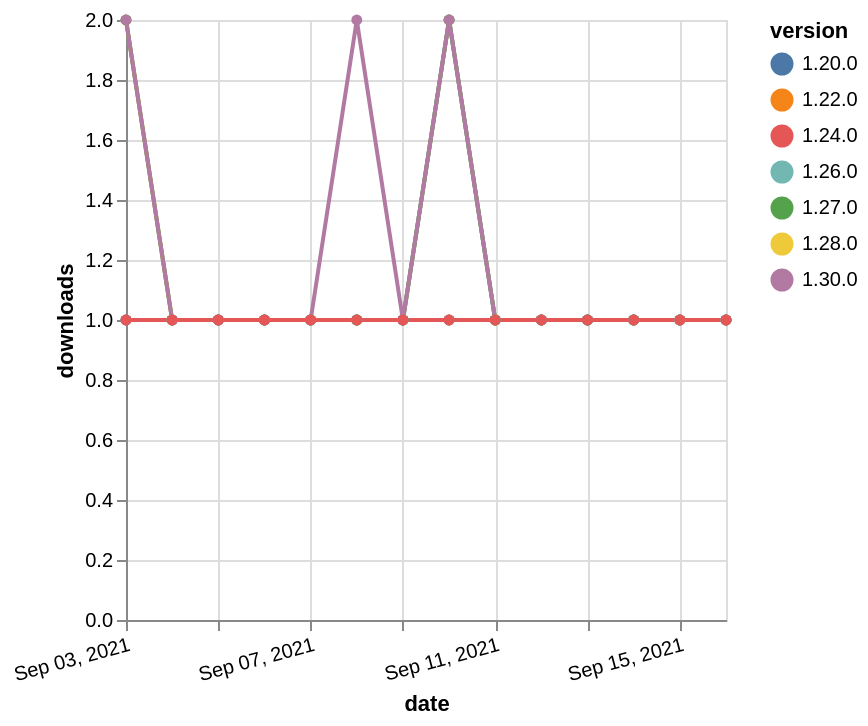

The specification (Vega-Lite) saved for this image:
### Vega-Lite specification from a JSON file in a GitHub repository (floating-point values rounded to 4 significant figures)
{"$schema": "https://vega.github.io/schema/vega-lite/v5.json", "description": "A simple bar chart with embedded data.", "data": {"values": [{"date": "2021-09-03", "total": 294, "delta": 1, "version": "1.22.0"}, {"date": "2021-09-04", "total": 295, "delta": 1, "version": "1.22.0"}, {"date": "2021-09-05", "total": 296, "delta": 1, "version": "1.22.0"}, {"date": "2021-09-06", "total": 297, "delta": 1, "version": "1.22.0"}, {"date": "2021-09-07", "total": 298, "delta": 1, "version": "1.22.0"}, {"date": "2021-09-08", "total": 299, "delta": 1, "version": "1.22.0"}, {"date": "2021-09-09", "total": 300, "delta": 1, "version": "1.22.0"}, {"date": "2021-09-10", "total": 301, "delta": 1, "version": "1.22.0"}, {"date": "2021-09-11", "total": 302, "delta": 1, "version": "1.22.0"}, {"date": "2021-09-12", "total": 303, "delta": 1, "version": "1.22.0"}, {"date": "2021-09-13", "total": 304, "delta": 1, "version": "1.22.0"}, {"date": "2021-09-14", "total": 305, "delta": 1, "version": "1.22.0"}, {"date": "2021-09-15", "total": 306, "delta": 1, "version": "1.22.0"}, {"date": "2021-09-16", "total": 307, "delta": 1, "version": "1.22.0"}, {"date": "2021-09-03", "total": 168, "delta": 2, "version": "1.28.0"}, {"date": "2021-09-04", "total": 169, "delta": 1, "version": "1.28.0"}, {"date": "2021-09-05", "total": 170, "delta": 1, "version": "1.28.0"}, {"date": "2021-09-06", "total": 171, "delta": 1, "version": "1.28.0"}, {"date": "2021-09-07", "total": 172, "delta": 1, "version": "1.28.0"}, {"date": "2021-09-08", "total": 173, "delta": 1, "version": "1.28.0"}, {"date": "2021-09-09", "total": 174, "delta": 1, "version": "1.28.0"}, {"date": "2021-09-10", "total": 176, "delta": 2, "version": "1.28.0"}, {"date": "2021-09-11", "total": 177, "delta": 1, "version": "1.28.0"}, {"date": "2021-09-12", "total": 178, "delta": 1, "version": "1.28.0"}, {"date": "2021-09-13", "total": 179, "delta": 1, "version": "1.28.0"}, {"date": "2021-09-14", "total": 180, "delta": 1, "version": "1.28.0"}, {"date": "2021-09-15", "total": 181, "delta": 1, "version": "1.28.0"}, {"date": "2021-09-16", "total": 182, "delta": 1, "version": "1.28.0"}, {"date": "2021-09-03", "total": 145, "delta": 1, "version": "1.26.0"}, {"date": "2021-09-04", "total": 146, "delta": 1, "version": "1.26.0"}, {"date": "2021-09-05", "total": 147, "delta": 1, "version": "1.26.0"}, {"date": "2021-09-06", "total": 148, "delta": 1, "version": "1.26.0"}, {"date": "2021-09-07", "total": 149, "delta": 1, "version": "1.26.0"}, {"date": "2021-09-08", "total": 150, "delta": 1, "version": "1.26.0"}, {"date": "2021-09-09", "total": 151, "delta": 1, "version": "1.26.0"}, {"date": "2021-09-10", "total": 153, "delta": 2, "version": "1.26.0"}, {"date": "2021-09-11", "total": 154, "delta": 1, "version": "1.26.0"}, {"date": "2021-09-12", "total": 155, "delta": 1, "version": "1.26.0"}, {"date": "2021-09-13", "total": 156, "delta": 1, "version": "1.26.0"}, {"date": "2021-09-14", "total": 157, "delta": 1, "version": "1.26.0"}, {"date": "2021-09-15", "total": 158, "delta": 1, "version": "1.26.0"}, {"date": "2021-09-16", "total": 159, "delta": 1, "version": "1.26.0"}, {"date": "2021-09-03", "total": 210, "delta": 1, "version": "1.20.0"}, {"date": "2021-09-04", "total": 211, "delta": 1, "version": "1.20.0"}, {"date": "2021-09-05", "total": 212, "delta": 1, "version": "1.20.0"}, {"date": "2021-09-06", "total": 213, "delta": 1, "version": "1.20.0"}, {"date": "2021-09-07", "total": 214, "delta": 1, "version": "1.20.0"}, {"date": "2021-09-08", "total": 215, "delta": 1, "version": "1.20.0"}, {"date": "2021-09-09", "total": 216, "delta": 1, "version": "1.20.0"}, {"date": "2021-09-10", "total": 217, "delta": 1, "version": "1.20.0"}, {"date": "2021-09-11", "total": 218, "delta": 1, "version": "1.20.0"}, {"date": "2021-09-12", "total": 219, "delta": 1, "version": "1.20.0"}, {"date": "2021-09-13", "total": 220, "delta": 1, "version": "1.20.0"}, {"date": "2021-09-14", "total": 221, "delta": 1, "version": "1.20.0"}, {"date": "2021-09-15", "total": 222, "delta": 1, "version": "1.20.0"}, {"date": "2021-09-16", "total": 223, "delta": 1, "version": "1.20.0"}, {"date": "2021-09-03", "total": 136, "delta": 2, "version": "1.27.0"}, {"date": "2021-09-04", "total": 137, "delta": 1, "version": "1.27.0"}, {"date": "2021-09-05", "total": 138, "delta": 1, "version": "1.27.0"}, {"date": "2021-09-06", "total": 139, "delta": 1, "version": "1.27.0"}, {"date": "2021-09-07", "total": 140, "delta": 1, "version": "1.27.0"}, {"date": "2021-09-08", "total": 141, "delta": 1, "version": "1.27.0"}, {"date": "2021-09-09", "total": 142, "delta": 1, "version": "1.27.0"}, {"date": "2021-09-10", "total": 144, "delta": 2, "version": "1.27.0"}, {"date": "2021-09-11", "total": 145, "delta": 1, "version": "1.27.0"}, {"date": "2021-09-12", "total": 146, "delta": 1, "version": "1.27.0"}, {"date": "2021-09-13", "total": 147, "delta": 1, "version": "1.27.0"}, {"date": "2021-09-14", "total": 148, "delta": 1, "version": "1.27.0"}, {"date": "2021-09-15", "total": 149, "delta": 1, "version": "1.27.0"}, {"date": "2021-09-16", "total": 150, "delta": 1, "version": "1.27.0"}, {"date": "2021-09-03", "total": 113, "delta": 2, "version": "1.30.0"}, {"date": "2021-09-04", "total": 114, "delta": 1, "version": "1.30.0"}, {"date": "2021-09-05", "total": 115, "delta": 1, "version": "1.30.0"}, {"date": "2021-09-06", "total": 116, "delta": 1, "version": "1.30.0"}, {"date": "2021-09-07", "total": 117, "delta": 1, "version": "1.30.0"}, {"date": "2021-09-08", "total": 119, "delta": 2, "version": "1.30.0"}, {"date": "2021-09-09", "total": 120, "delta": 1, "version": "1.30.0"}, {"date": "2021-09-10", "total": 122, "delta": 2, "version": "1.30.0"}, {"date": "2021-09-11", "total": 123, "delta": 1, "version": "1.30.0"}, {"date": "2021-09-12", "total": 124, "delta": 1, "version": "1.30.0"}, {"date": "2021-09-13", "total": 125, "delta": 1, "version": "1.30.0"}, {"date": "2021-09-14", "total": 126, "delta": 1, "version": "1.30.0"}, {"date": "2021-09-15", "total": 127, "delta": 1, "version": "1.30.0"}, {"date": "2021-09-16", "total": 128, "delta": 1, "version": "1.30.0"}, {"date": "2021-09-03", "total": 166, "delta": 1, "version": "1.24.0"}, {"date": "2021-09-04", "total": 167, "delta": 1, "version": "1.24.0"}, {"date": "2021-09-05", "total": 168, "delta": 1, "version": "1.24.0"}, {"date": "2021-09-06", "total": 169, "delta": 1, "version": "1.24.0"}, {"date": "2021-09-07", "total": 170, "delta": 1, "version": "1.24.0"}, {"date": "2021-09-08", "total": 171, "delta": 1, "version": "1.24.0"}, {"date": "2021-09-09", "total": 172, "delta": 1, "version": "1.24.0"}, {"date": "2021-09-10", "total": 173, "delta": 1, "version": "1.24.0"}, {"date": "2021-09-11", "total": 174, "delta": 1, "version": "1.24.0"}, {"date": "2021-09-12", "total": 175, "delta": 1, "version": "1.24.0"}, {"date": "2021-09-13", "total": 176, "delta": 1, "version": "1.24.0"}, {"date": "2021-09-14", "total": 177, "delta": 1, "version": "1.24.0"}, {"date": "2021-09-15", "total": 178, "delta": 1, "version": "1.24.0"}, {"date": "2021-09-16", "total": 179, "delta": 1, "version": "1.24.0"}]}, "width": "container", "mark": {"type": "line", "point": {"filled": true}}, "encoding": {"x": {"field": "date", "type": "temporal", "timeUnit": "yearmonthdate", "title": "date", "axis": {"labelAngle": -15}}, "y": {"field": "delta", "type": "quantitative", "title": "downloads"}, "color": {"field": "version", "type": "nominal"}, "tooltip": {"field": "delta"}}}
